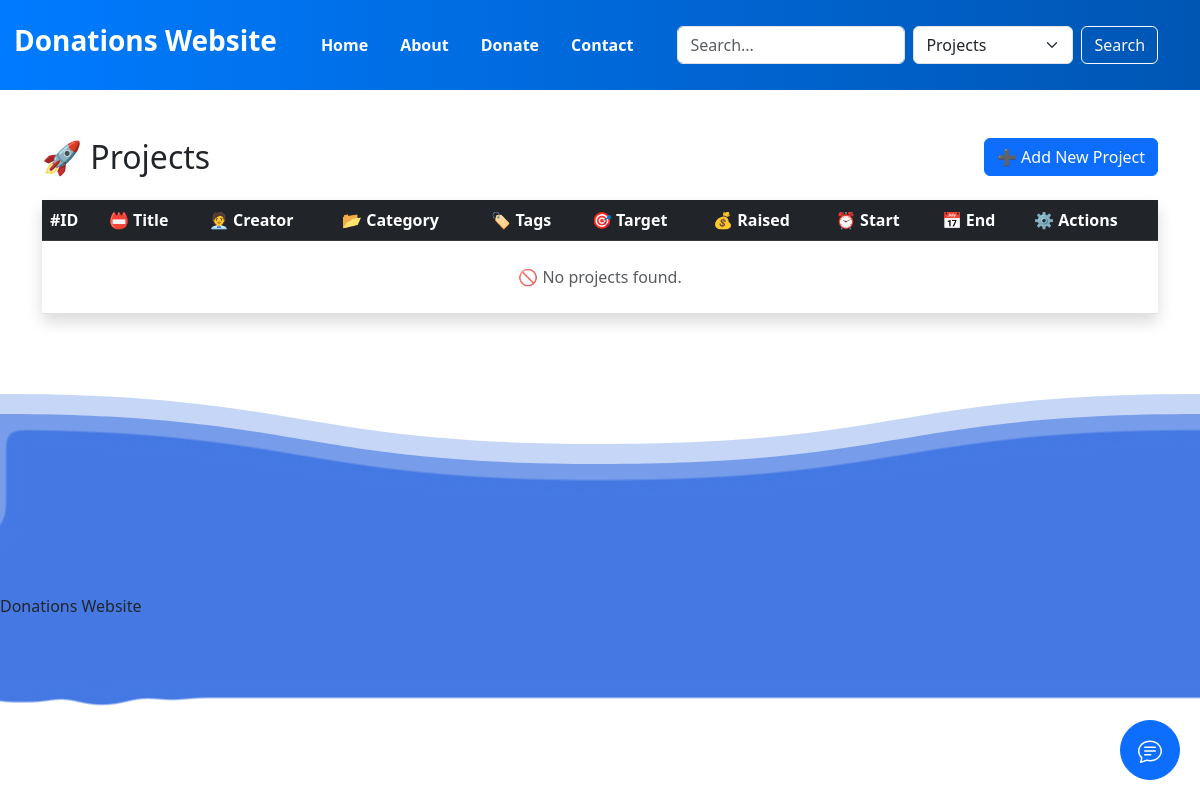
Before: /dashboard/projects/ (signed in) with the older database file.
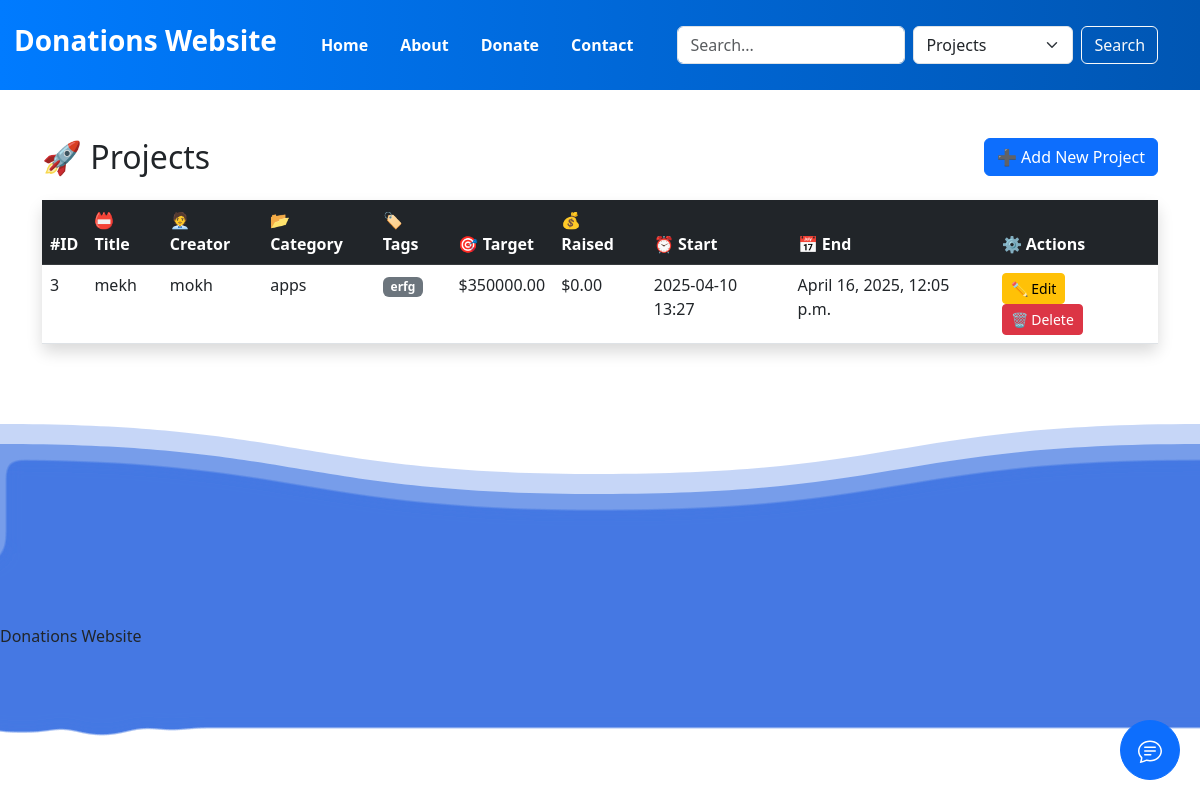
After: the same page with the newer database file.
### dashboard/models.py (models this page shows, shortened)
class Project(models.Model):
    creator = models.ForeignKey(User, on_delete=models.CASCADE)
    title = models.CharField(max_length=100)
    details = models.TextField()
    category = models.ForeignKey(Category, on_delete=models.CASCADE)
    tags = models.ManyToManyField(Tag)
    target = models.DecimalField(max_digits=10, decimal_places=2, null=True, blank=True,
                                help_text="Target amount to raise")
    current_amount = models.DecimalField(max_digits=10, decimal_places=2, default=0)
    start_time = models.DateTimeField(auto_now_add=True)
    end_time = models.DateTimeField(null=True, blank=True)

class Category(models.Model):
    name = models.CharField(max_length=100)
    description = models.TextField()
    slug = models.SlugField(blank=True)  # ⚠️ no unique=True for now!
    class Meta:
        verbose_name_plural = "Categories"

class Tag(models.Model):
    name = models.CharField(max_length=50, unique=True) # to use in searching

### users/models.py (models this page shows, shortened)
class User(AbstractUser):
    fname = models.CharField(max_length=50)
    lname = models.CharField(max_length=50)
    email = models.EmailField(unique=True)
    password = models.CharField(max_length=50)
    facebook_acount = models.CharField(max_length=50, null=True,blank=True)
    Birthdate = models.DateTimeField(null=True, blank=True)
    phone = models.CharField(max_length=50)
    active_email = models.BooleanField(default=False)
    picture = models.ImageField(upload_to='users/', null=True, blank=True, default='default.jpg')

### dashboard/views.py (the view)
# urls.py: path('projects/', project_list, name='project_list'),
@login_required
def project_list(request):
    projects = Project.objects.select_related('category', 'creator') \
        .prefetch_related('tags') \
        .filter(creator=request.user)
    return render(request, 'dashboard/project_list.html', {'projects': projects})

### templates/dashboard/project_list.html
{% extends "parent.html" %}
{% load static %}
{% block content %}
<div class="container mt-5">
  <div class="d-flex justify-content-between align-items-center mb-4">
    <h2 class="mb-0">🚀 Projects</h2>
    <a href="{% url 'project_add' %}" class="btn btn-primary">➕ Add New Project</a>
  </div>
  <div class="card shadow border-0">
    <div class="card-body p-0">
      <table class="table table-hover mb-0">
        <thead class="table-dark">
          <tr>
            <th scope="col">#ID</th>
            <th scope="col">📛 Title</th>
            <th scope="col">🧑‍💼 Creator</th>
            <th scope="col">📂 Category</th>
            <th scope="col">🏷️ Tags</th>
            <th scope="col">🎯 Target</th>
            <th scope="col">💰 Raised</th>
            <th scope="col">⏰ Start</th>
            <th scope="col">📅 End</th>
            <th scope="col">⚙️ Actions</th>
          </tr>
        </thead>
        <tbody>
          {% for project in projects %}
          <tr>
            <td>{{ project.id }}</td>
            <td>{{ project.title }}</td>
            <td>{{ project.creator.username }}</td>
            <td>{{ project.category.name }}</td>
            <td>
              {% for tag in project.tags.all %}
                <span class="badge bg-secondary">{{ tag.name }}</span>
              {% endfor %}
            </td>
            <td>${{ project.target|default:"-" }}</td>
            <td>${{ project.current_amount }}</td>
            <td>{{ project.start_time|date:"Y-m-d H:i" }}</td>
            <td>{{ project.end_time|default:"-" }}</td>
            <td>
              <a href="{% url 'project_edit' project.id %}" class="btn btn-sm btn-warning">✏️ Edit</a>
              <a href="{% url 'project_delete' project.id %}" class="btn btn-sm btn-danger">🗑️ Delete</a>
            </td>
          </tr>
          {% empty %}
          <tr>
            <td colspan="10" class="text-center text-muted py-4">🚫 No projects found.</td>
          </tr>
          {% endfor %}
        </tbody>
      </table>
    </div>
  </div>
</div>
{% endblock %}

Changed rows visible on the page:
added Project: id "3", title "mekh", creator.username "mokh", category.name "apps", target "350000.00", current_amount "0.00", start_time "2025-04-10 13:27", end_time "April 16, 2025, 12:05 p.m."
now on this page (row unchanged): Tag: name "erfg"
Other visible differences:
text no longer shown: "🚫 No projects found."
